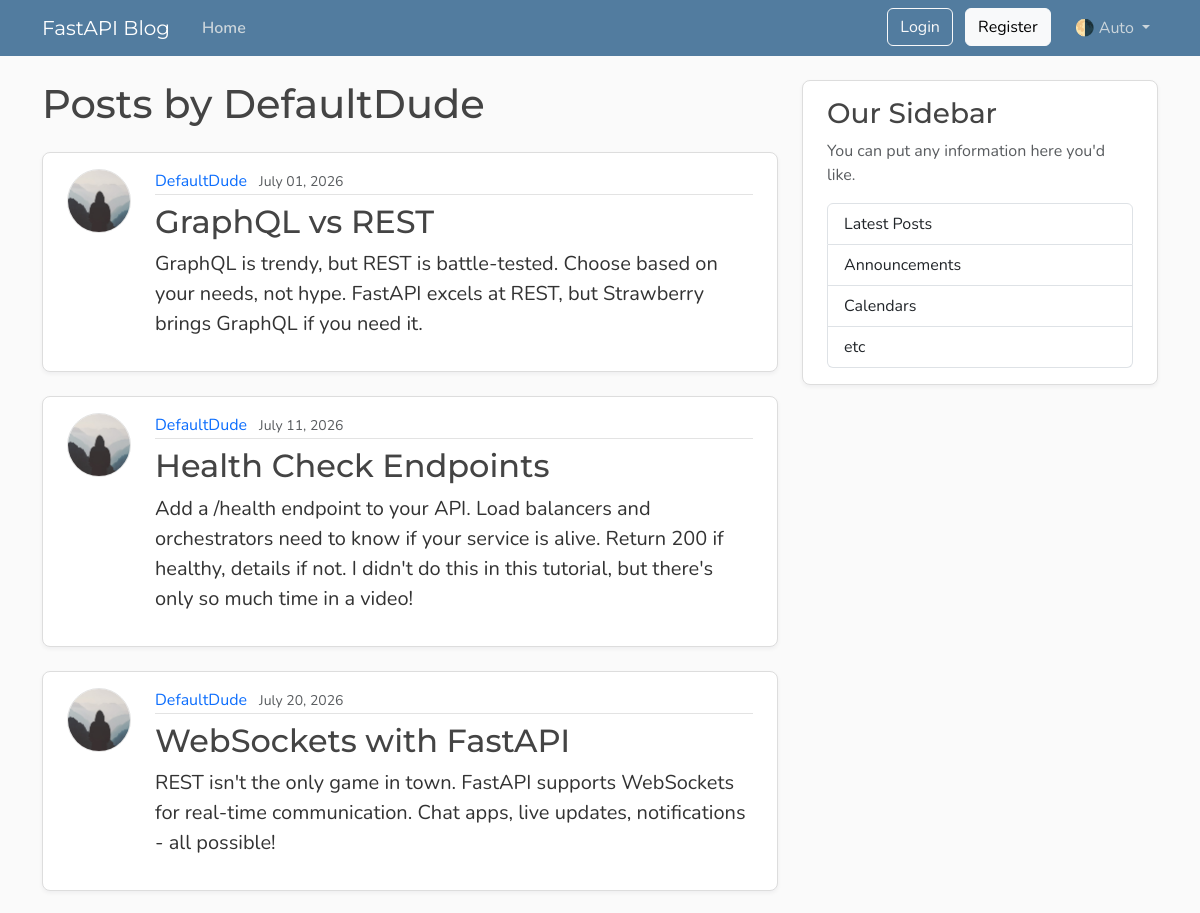
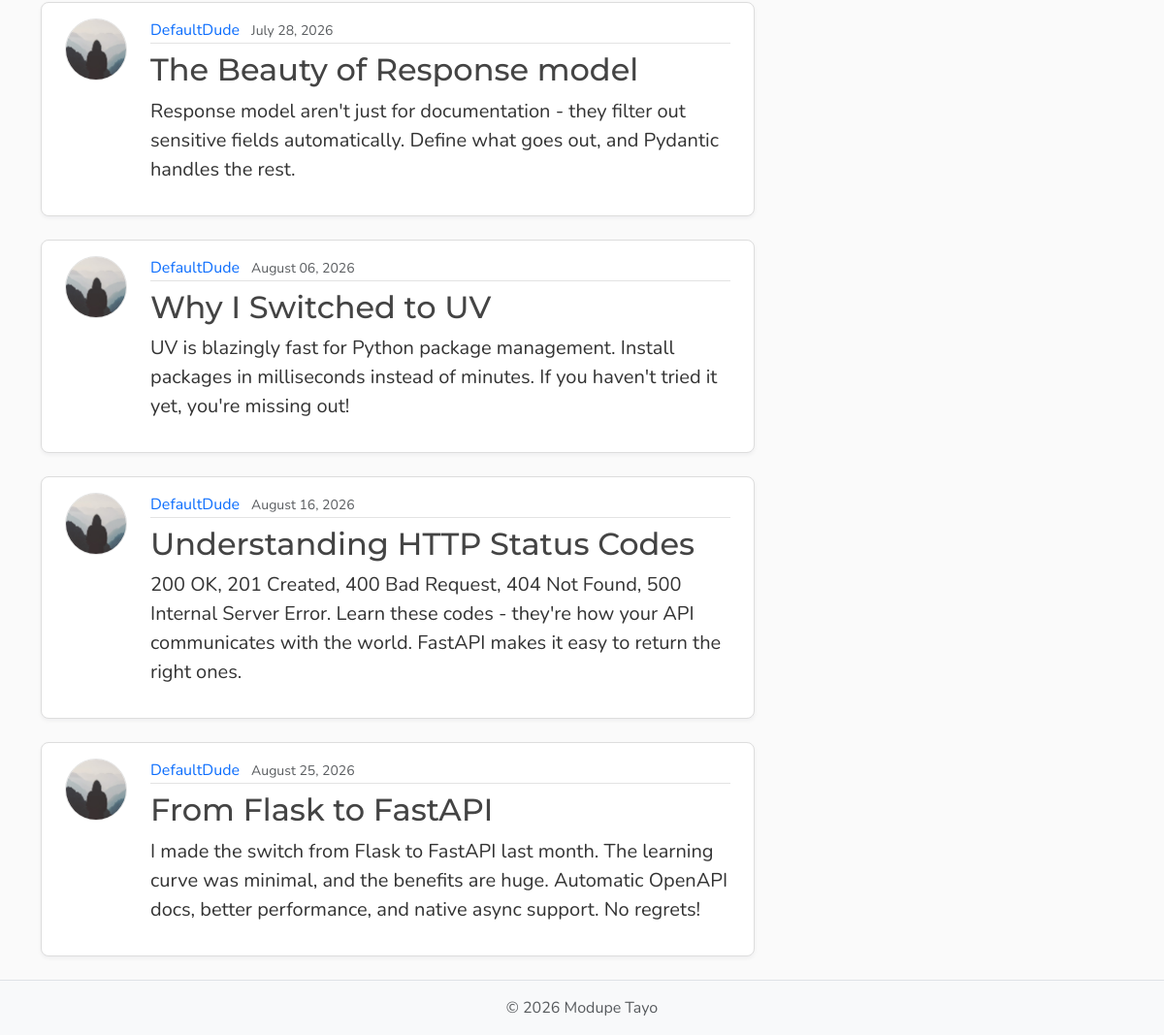
The app's page /user/2/post with its own data (2 pictures, top to bottom).
### model.py (models this page shows, shortened)
class User(Base):
    __tablename__ = "users"
    id: Mapped[int] = mapped_column(Integer, primary_key=True, index=True)
    username: Mapped[str] = mapped_column(String(50), unique=True, nullable=False)
    email: Mapped[str] = mapped_column(String(120), unique=True, nullable=False)
    password_hash:Mapped[str] = mapped_column(String(120), unique=True, nullable=False)
    image_file: Mapped[str | None] = mapped_column(
        String(200),
        nullable=True,
        default=None,
    )
    posts: Mapped[list[Post]] = relationship(back_populates="author", cascade="all, delete-orphan")

class Post(Base):
    __tablename__ = "posts"
    id: Mapped[int] = mapped_column(Integer, primary_key=True, index=True)
    title: Mapped[str] = mapped_column(String(100), nullable=False)
    content: Mapped[str] = mapped_column(Text, nullable=False)
    user_id: Mapped[int] = mapped_column(
        ForeignKey("users.id"),
        nullable=False,
        index=True,
    )
    date_posted: Mapped[datetime] = mapped_column(
        DateTime(timezone=True),
        default=lambda: datetime.now(UTC),
    )
    author: Mapped[User] = relationship(back_populates="posts")

### main.py (the view)
@app.get("/user/{user_id}/post", include_in_schema=False)
async def get_user_posts_page(
        request: Request,
        user_id: int,
        db: Annotated[AsyncSession, Depends(get_db)],
    ):
    result = await db.execute(select(model.User).where(model.User.id == user_id))
    user = result.scalars().first()
    if not user:
        raise HTTPException(
            status_code=status.HTTP_404_NOT_FOUND,
            detail="User not found",
        )
    result = await db.execute(
        select(model.Post)
        .options(selectinload(model.Post.author))
        .where(model.Post.user_id == user_id),
    )
    posts = result.scalars().all()
    return template.TemplateResponse(
        request,
        "user_post.html",
        {"posts": posts, "user": user, "title": f"{user.username}'s Posts"},
    )

### templates/user_post.html
{% extends "layout.html" %}
{% block content %}
  <h1 class="mb-4">Posts by {{ user.username }}</h1>
  {% for post in posts %}
    <article class="content-section py-3 px-4 mb-4">
      <div class="d-flex align-items-start gap-4">
        <img class="rounded-circle article-img flex-shrink-0"
             src="{{ post.author.image_path }}"
             alt="{{ post.author.username }}'s profile picture"
             width="64"
             height="64"
             loading="lazy">
        <div class="flex-grow-1">
          <div class="article-metadata mb-2">
            <a class="me-2"
               href="{{ url_for('get_user_posts_page', user_id=post.author.id) }}">{{ post.author.username }}</a>
            <small class="text-body-secondary">{{ post.date_posted.strftime("%B %d, %Y") }}</small>
          </div>
          <h2>
            <a class="article-title"
               href="{{ url_for('get_post', post_id=post.id) }}">{{ post.title }}</a>
          </h2>
          <p class="article-content">{{ post.content }}</p>
        </div>
      </div>
    </article>
  {% else %}
    <p class="text-body-secondary">No posts by this user yet.</p>
  {% endfor %}
{% endblock content %}

### templates/layout.html (shortened to what this page needs)
<!DOCTYPE html>
<html lang="en">
<head>
    <link href="https://cdn.jsdelivr.net/npm/bootstrap@5.3.8/dist/css/bootstrap.min.css" rel="stylesheet"
>
    <link rel="stylesheet" type="text/css" href="{{url_for("static", path='/css/main.css' )}}">
</head>
<body class="d-flex flex-column min-vh-100">
    <header class="site-header">
        <nav class="navbar navbar-expand-md bg-steel fixed-top" data-bs-theme="dark">
            <div class="container">
                <a class="navbar-brand me-4" href="{{url_for("home")}}">FastAPI Blog</a>
                <div class="collapse navbar-collapse" id="navbarToggle">
                    <div class="navbar-nav me-auto">
                        <a class="nav-link active" aria-current="page" href="{{url_for("home")}}">Home</a>
                    </div>
                    <div class="navbar-nav">
                        <div id="loggedOutNav">
                            <a class="btn btn-outline-light mb-2 mb-md-0 me-md-2" href="{{ url_for("login_page") }}">Login</a>
                            <a class="btn btn-light mb-2 mb-md-0 me-md-3" href="{{ url_for("register_page") }}">Register</a>
                        </div>
                        <div class="nav-item dropdown">
                            <a class="nav-link dropdown-toggle" href="#" role="button" id="bd-theme"
                                data-bs-toggle="dropdown" aria-expanded="false">
                                <span id="bd-theme-text">🌗 Auto</span>
                            </a>
                        </div>
                    </div>
                </div>
            </div>
        </nav>
    </header>
    <main role="main" class="container">
        <div class="row">
            <div class="col-md-8">
                {% block content %}
                {% endblock content %}
            </div>
            <aside class="col-md-4">
                <div class="content-section py-3 px-4 mb-4">
                    <h3>Our Sidebar</h3>
                    <p class="text-body-secondary">You can put any information here you'd like.</p>
                    <ul class="list-group">
                        <li class="list-group-item">Latest Posts</li>
                        <li class="list-group-item">Announcements</li>
                        <li class="list-group-item">Calendars</li>
                        <li class="list-group-item">etc</li>
                    </ul>
                </div>
            </aside>
        </div>
    </main>
    <footer class="mt-auto py-3 bg-body-tertiary border-top">
        <div class="container text-center">
            <p class="text-body-secondary mb-0">
                © <span id="year"></span> Modupe Tayo
            </p>
        </div>
    </footer>
</body>
</html>

### static/css/main.css (style rules this page uses)
:root { --font-heading: "Montserrat", system-ui, -apple-system, BlinkMacSystemFont, sans-serif; --font-body: "Nunito", system-ui, -apple-system, BlinkMacSystemFont, sans-serif; --color-bg-body: #fafafa; --color-bg-content: #ffffff; --color-text-primary: #333333; --color-text-heading: #444444; --color-steel: #527c9f; --color-nav-link: #cbd5db; --color-nav-link-hover: #ffffff; --color-link-hover: #428bca; --color-border: #dddddd; --color-border-light: #e3e3e3; --spacing-xl: 5rem; --article-img-size: 4rem; --account-img-size: 7.813rem; }
body { font-family: var(--font-body); background: var(--color-bg-body); color: var(--color-text-primary); }
main { padding-top: var(--spacing-xl); }
h1, h2, h3, h4, h5, h6 { font-family: var(--font-heading); color: var(--color-text-heading); }
.navbar-brand { font-family: var(--font-heading); }
a { text-decoration: none; }
.bg-steel { background-color: var(--color-steel); }
.site-header .navbar-nav .nav-link { color: var(--color-nav-link); transition: color 0.2s ease-in-out; }
.site-header .navbar-nav .nav-link.active { font-weight: 600; }
.content-section { background: var(--color-bg-content); border: 1px solid var(--color-border); border-radius: 0.5rem; box-shadow: 0 2px 4px rgba(15, 23, 42, 0.05); transition: box-shadow 0.15s ease, transform 0.15s ease, border-color 0.15s ease; }
.article-title { color: var(--color-text-heading); transition: color 0.2s ease-in-out; }
.article-content { white-space: pre-line; font-size: 1.25rem; }
.article-img { height: var(--article-img-size); width: var(--article-img-size); flex-shrink: 0; object-fit: cover; border: 1px solid var(--color-border-light); box-shadow: 0 0 0 2px var(--color-bg-content); }
.article-metadata { padding-bottom: 0.063rem; border-bottom: 1px solid var(--color-border-light); }
.article-metadata a { transition: color 0.2s ease-in-out; }
[data-bs-theme="dark"] { --color-bg-body: #1a1a1a; --color-bg-content: #2d2d2d; --color-text-primary: #e0e0e0; --color-text-heading: #f0f0f0; --color-border: #404040; --color-border-light: #4a4a4a; }

### records on screen
User: username "DefaultDude"
Post: author.username "DefaultDude", date_posted "July 01, 2026", title "GraphQL vs REST", content "GraphQL is trendy, but REST is battle-tested. Choose based on your needs, not hype. FastAPI excels at REST, but Strawberry brings GraphQL if you need it."
Post: author.username "DefaultDude", date_posted "July 11, 2026", title "Health Check Endpoints", content "Add a /health endpoint to your API. Load balancers and orchestrators need to know if your service is alive. Return 200 if healthy, details if not. I didn't do this in this tutorial, but there's only so much time in a video!"
Post: author.username "DefaultDude", date_posted "July 20, 2026", title "WebSockets with FastAPI", content "REST isn't the only game in town. FastAPI supports WebSockets for real-time communication. Chat apps, live updates, notifications - all possible!"
Post: author.username "DefaultDude", date_posted "July 28, 2026", title "The Beauty of Response model", content "Response model aren't just for documentation - they filter out sensitive fields automatically. Define what goes out, and Pydantic handles the rest."
Post: author.username "DefaultDude", date_posted "August 06, 2026", title "Why I Switched to UV", content "UV is blazingly fast for Python package management. Install packages in milliseconds instead of minutes. If you haven't tried it yet, you're missing out!"
Post: author.username "DefaultDude", date_posted "August 16, 2026", title "Understanding HTTP Status Codes", content "200 OK, 201 Created, 400 Bad Request, 404 Not Found, 500 Internal Server Error. Learn these codes - they're how your API communicates with the world. FastAPI makes it easy to return the right ones."
Post: author.username "DefaultDude", date_posted "August 25, 2026", title "From Flask to FastAPI", content "I made the switch from Flask to FastAPI last month. The learning curve was minimal, and the benefits are huge. Automatic OpenAPI docs, better performance, and native async support. No regrets!"
